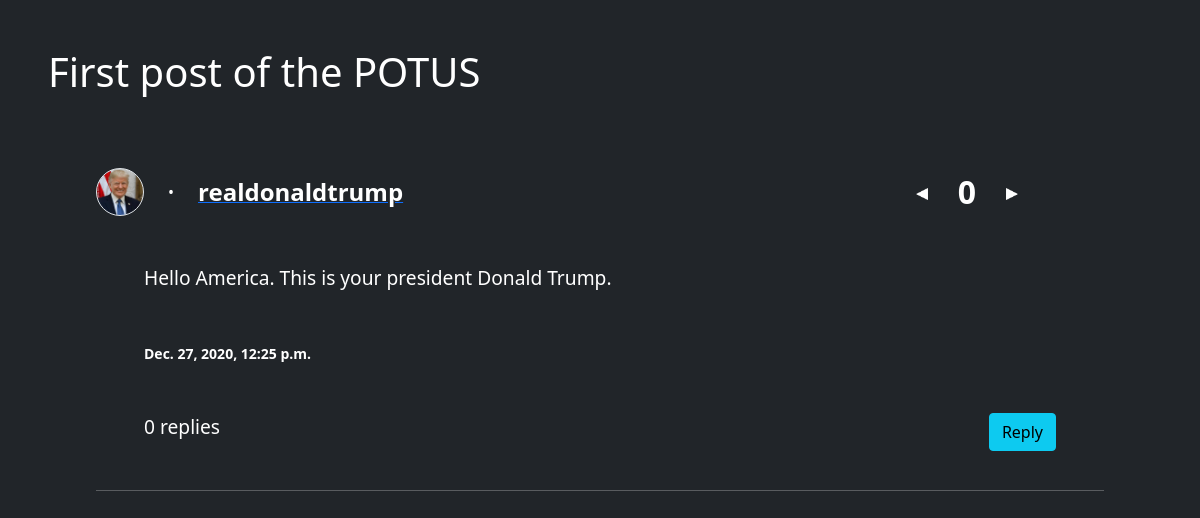
Page /posts/1 (signed in) on the committed database.
### forum/models.py (models this page shows, shortened)
class ForumPost (models.Model):
    profile = models.ForeignKey(Profile, on_delete=models.SET_NULL, null=True)
    title = models.CharField(max_length=200)
    description = models.CharField(max_length=3000, validators=[MinLengthValidator(20)])
    date_posted = models.DateTimeField(auto_now_add=True)
    upvotes = models.IntegerField(default=0, null=True, blank=True)
    @property
    def num_replies (self):
        return Reply.objects.filter(to=self).count()
    @property
    def standing (self):
        votes = Vote.objects.filter(post=self)
        return votes.filter(is_positive=True).count() - votes.filter(is_positive=False).count()

class Profile (models.Model):
    forum_user = models.OneToOneField(ForumUser, on_delete=models.CASCADE)
    picture = models.ImageField(default='defpfp.jpg', upload_to='profiles/', null=True, blank=True)
    date_joined = models.DateTimeField(auto_now_add=True)
    description = models.CharField(max_length=500, null=True, blank=True)
    @property
    def picture_url (self):
        try:
            return self.picture.url
        except:
            return ''

class ForumUser (models.Model):
    user = models.OneToOneField(User, on_delete=models.CASCADE)
    first_name = models.CharField(max_length=30)
    surname = models.CharField(max_length=30)
    email = models.EmailField(max_length=100)
    phone = models.CharField(max_length=10, validators=[MinLengthValidator(10)])
    dob = models.DateField()
    location = models.CharField(max_length=100, null=True, blank=True)

### forum/views.py (the view)
# urls.py: path('posts/<int:post_id>', post_details_view, name='post-details'),
def post_details_view (request, post_id):
    if post_id in [post.id for post in ForumPost.objects.all()]:
        post = ForumPost.objects.get(id=post_id)
        replies = Reply.objects.filter(to=post)
        if request.method == 'POST':
            reply_form = ReplyFrom(request.POST)
            if request.is_ajax():
                _id = request.POST.get('id')
                reply = Reply.objects.get(id=_id)
                try:
                    content = request.POST.get('reply-content')
                    reply.content = content
                    reply.save()
                except:
                    reply.delete()
                return render(request, 'forum/post_details.html', {
                    'post': post,
                    'is_logged_in' : request.user.is_authenticated,
                    'is_authorized': request.user == post.profile.forum_user.user if post.profile else False,
                    'reply_form': reply_form,
                    'replies': replies,
                    'req_user': request.user
                })
            if reply_form.is_valid():
                reply = reply_form.save(commit=False)
                reply.to = post
                forum_user = ForumUser.objects.get(user=request.user)
                profile = Profile.objects.get(forum_user=forum_user)
                reply.replier = profile
                reply.save()
                post.save()
            return redirect('post-details', post_id=post.id)
        else:
            reply_form = ReplyFrom()
    else:
        raise Http404
    return render(request, 'forum/post_details.html', {
        'post': post,
        'is_logged_in' : request.user.is_authenticated,
        'is_authorized': request.user == post.profile.forum_user.user if post.profile else False,
        'reply_form': reply_form,
        'replies': replies,
        'req_user': request.user
    })

### forum/templates/forum/post_details.html (shortened to what this page needs)
{% extends 'forum/base.html' %}
{% load static %}
{% block content %}
    <h1 class="mb-5">{{ post.title }}</h1>
    <div class="p-4 px-5">
        <div class="d-flex mb-5" style="align-items: center; padding-right: 5rem;">
            <div style="background-image: url('{{ post.profile.picture_url }}');"
            class="rounded-circle border post-profile-pic-container"></div>
            <span class="mx-4">&bullet;</span>
            {% if post.profile %}
                <a href="{% url 'profile' post.profile.forum_user.id %}">
                    <strong style="font-size: 1.5rem;">{{ post.profile.forum_user.user.username }}</strong>
                </a>
            {% else %}
                <strong>Deleted User</strong>
            {% endif %}
            <div style="margin-left: auto; display: flex; align-items: center;">
                {% if is_logged_in %}
                    <button style="background-color: transparent; border: none;" id="downvote" class="upvote-triangle">
                        <img src="{% static 'images/triangle.png' %}"  >
                    </button>
                {% endif %}
                <strong style="font-size: 2rem;" class="mx-4" id="standing">{{ post.standing }}</strong>
                {% if is_logged_in %}
                    <button style="background-color: transparent; border: none;" id="upvote" class="upvote-triangle">
                        <img src="{% static 'images/triangle.png' %}">
                    </button>
                {% endif %}
            </div>
        </div>
        <p style="font-size: larger;" class="px-5 muted mb-5">{{ post.description }}</p>
        <p><strong class="px-5 small">{{ post.date_posted }}</strong></p>
        <div class="mx-5 my-5">
            <div style="float: right;">
                {% if is_authorized %}
                    <a class="btn btn-primary" href="{% url 'post-update' post.id %}">Edit</a>
                    <a class="btn btn-danger" href="{% url 'post-delete' post.id %}">Delete</a>
                {% elif is_logged_in %}
                    <button class="btn btn-info" id="reply">Reply</button>
                {% endif %}
            </div>
            <p style="font-size:larger;" >{{ post.num_replies }} replies</p>
        </div>
        <hr class="my-5">
    </div>
{% endblock content %}

### static/css/base.css (style rules this page uses)
* { color: white; }

### forum/templates/forum/post_details.html (style rules this page uses)
.post-profile-pic-container { width: 3rem; height: 3rem; background-size: cover; background-position: center; background-repeat: no-repeat; }
.upvote-triangle img { width: 0.75rem; }
.upvote-triangle:first-of-type { transform: scaleX(-1); }

### rows in the picture
ForumPost: title "First post of the POTUS", profile.picture_url (picture), profile.forum_user.user.username "realdonaldtrump", standing "0", description "Hello America. This is your president Donald Trump.", date_posted "Dec. 27, 2020, 12:25 p.m.", num_replies "0"
